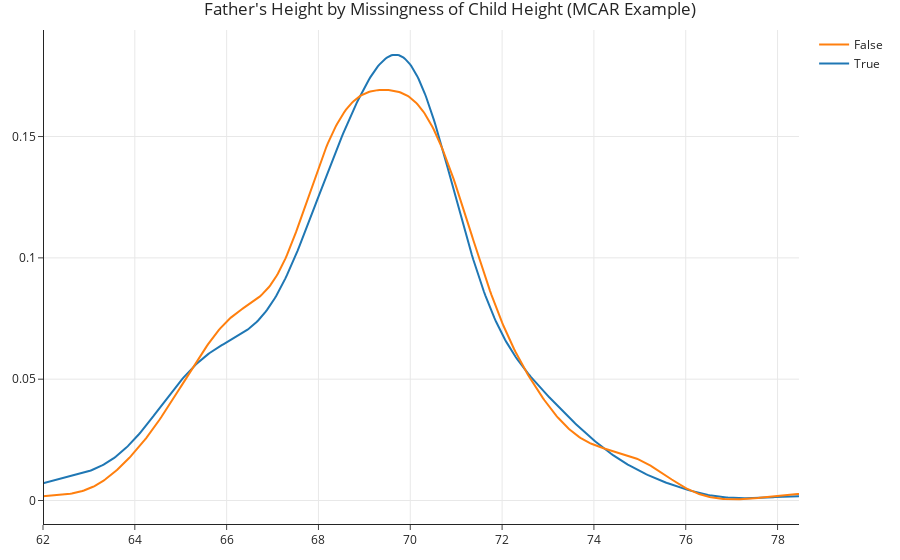

Notebook code cell kept with this figure:
### Markdown cell above
Since `'gender'` is categorical, we're looking at two categorical variables here. The two distributions look similar, but to make formal what we mean by similar, we'd need to run a permutation test.

### Code cell
create_kde_plotly(heights_mcar, 'child_missing', True, False, 'father', 
                  "Father's Height by Missingness of Child Height (MCAR Example)")

### Figure 1 — Plotly figure (JSON) as saved in the notebook; plotly's stock layout.template omitted (floating-point values rounded to 4 significant figures; data arrays with more than 128 entries replaced by an {"elided": "..."} marker saying what was removed)
{"data": [{"legendgroup": "True", "marker": {"color": "rgb(31, 119, 180)"}, "mode": "lines", "name": "True", "showlegend": true, "type": "scatter", "x": {"elided": "500 float values"}, "xaxis": "x", "y": {"elided": "500 float values"}, "yaxis": "y"}, {"legendgroup": "False", "marker": {"color": "rgb(255, 127, 14)"}, "mode": "lines", "name": "False", "showlegend": true, "type": "scatter", "x": {"elided": "500 float values"}, "xaxis": "x", "y": {"elided": "500 float values"}, "yaxis": "y"}], "layout": {"autosize": true, "barmode": "overlay", "hovermode": "closest", "legend": {"traceorder": "reversed"}, "title": {"text": "Father's Height by Missingness of Child Height (MCAR Example)"}, "xaxis": {"anchor": "y2", "autorange": true, "domain": [0, 1], "range": [62, 78.47], "type": "linear", "zeroline": false}, "yaxis": {"anchor": "free", "autorange": true, "domain": [0, 1], "position": 0, "range": [-0.009684, 0.1939], "type": "linear"}}}
